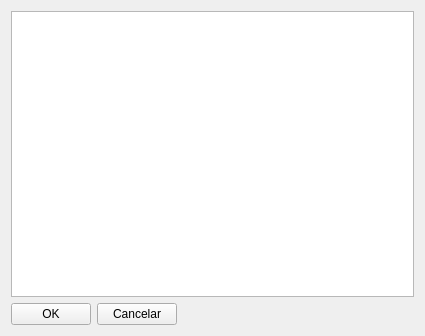
<?xml version="1.0" encoding="UTF-8"?>
<ui version="4.0">
 <class>Pesquisar</class>
 <widget class="QWidget" name="Pesquisar">
  <property name="geometry">
   <rect>
    <x>0</x>
    <y>0</y>
    <width>425</width>
    <height>336</height>
   </rect>
  </property>
  <property name="windowTitle">
   <string>Form</string>
  </property>
  <property name="styleSheet">
   <string notr="true"/>
  </property>
  <layout class="QGridLayout" name="gridLayout">
   <item row="0" column="0">
    <widget class="QTableWidget" name="tableWidget">
     <property name="editTriggers">
      <set>QAbstractItemView::AnyKeyPressed|QAbstractItemView::EditKeyPressed</set>
     </property>
     <property name="selectionBehavior">
      <enum>QAbstractItemView::SelectRows</enum>
     </property>
     <property name="sortingEnabled">
      <bool>true</bool>
     </property>
    </widget>
   </item>
   <item row="1" column="0">
    <layout class="QHBoxLayout" name="horizontalLayout">
     <item>
      <widget class="QPushButton" name="botaoOK">
       <property name="text">
        <string>OK</string>
       </property>
      </widget>
     </item>
     <item>
      <widget class="QPushButton" name="botaoCancelar">
       <property name="text">
        <string>Cancelar</string>
       </property>
      </widget>
     </item>
     <item>
      <spacer name="horizontalSpacer">
       <property name="orientation">
        <enum>Qt::Horizontal</enum>
       </property>
       <property name="sizeHint" stdset="0">
        <size>
         <width>218</width>
         <height>20</height>
        </size>
       </property>
      </spacer>
     </item>
    </layout>
   </item>
  </layout>
 </widget>
 <resources/>
 <connections/>
</ui>
